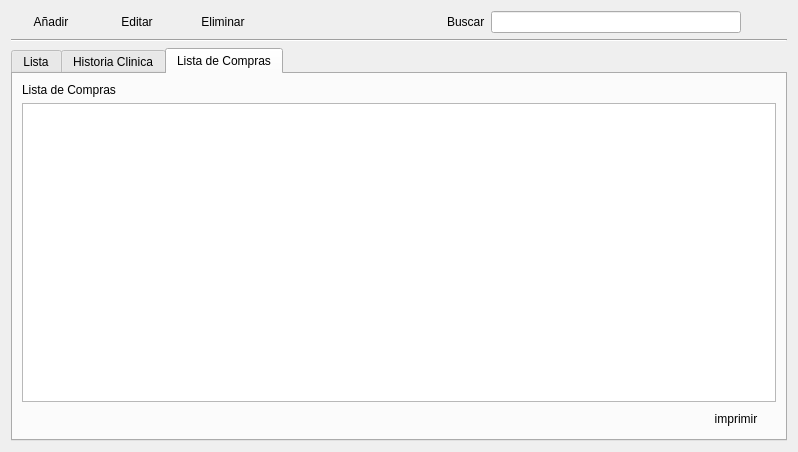
<?xml version="1.0" encoding="UTF-8"?>
<ui version="4.0">
 <class>ui_cliente</class>
 <widget class="QWidget" name="ui_cliente">
  <property name="geometry">
   <rect>
    <x>0</x>
    <y>0</y>
    <width>798</width>
    <height>452</height>
   </rect>
  </property>
  <property name="windowTitle">
   <string>Form</string>
  </property>
  <layout class="QGridLayout" name="gridLayout">
   <item row="0" column="0">
    <layout class="QGridLayout" name="gridLayout_10">
     <item row="0" column="7">
      <widget class="QLineEdit" name="buscar">
       <property name="minimumSize">
        <size>
         <width>250</width>
         <height>0</height>
        </size>
       </property>
       <property name="maximumSize">
        <size>
         <width>250</width>
         <height>16777215</height>
        </size>
       </property>
      </widget>
     </item>
     <item row="0" column="4">
      <spacer name="horizontalSpacer_6">
       <property name="orientation">
        <enum>Qt::Horizontal</enum>
       </property>
       <property name="sizeHint" stdset="0">
        <size>
         <width>40</width>
         <height>20</height>
        </size>
       </property>
      </spacer>
     </item>
     <item row="0" column="8">
      <widget class="QPushButton" name="pushButton_buscar">
       <property name="text">
        <string/>
       </property>
       <property name="icon">
        <iconset resource="../Icons/Icons.qrc">
         <normaloff>:/Icons/1349716430_zoom.png</normaloff>:/Icons/1349716430_zoom.png</iconset>
       </property>
       <property name="shortcut">
        <string>Return</string>
       </property>
       <property name="flat">
        <bool>true</bool>
       </property>
      </widget>
     </item>
     <item row="0" column="2">
      <widget class="QPushButton" name="pushButton_eliminar">
       <property name="sizePolicy">
        <sizepolicy hsizetype="Fixed" vsizetype="Fixed">
         <horstretch>0</horstretch>
         <verstretch>0</verstretch>
        </sizepolicy>
       </property>
       <property name="text">
        <string>Eliminar</string>
       </property>
       <property name="icon">
        <iconset resource="../Icons/Icons.qrc">
         <normaloff>:/Icons/1349716432_round_minus.png</normaloff>:/Icons/1349716432_round_minus.png</iconset>
       </property>
       <property name="shortcut">
        <string>Del</string>
       </property>
       <property name="flat">
        <bool>true</bool>
       </property>
      </widget>
     </item>
     <item row="0" column="1">
      <widget class="QPushButton" name="pushButton_editar">
       <property name="sizePolicy">
        <sizepolicy hsizetype="Fixed" vsizetype="Fixed">
         <horstretch>0</horstretch>
         <verstretch>0</verstretch>
        </sizepolicy>
       </property>
       <property name="text">
        <string>Editar</string>
       </property>
       <property name="icon">
        <iconset resource="../Icons/Icons.qrc">
         <normaloff>:/Icons/1349716425_doc_edit.png</normaloff>:/Icons/1349716425_doc_edit.png</iconset>
       </property>
       <property name="shortcut">
        <string>Ctrl+E</string>
       </property>
       <property name="flat">
        <bool>true</bool>
       </property>
      </widget>
     </item>
     <item row="0" column="5">
      <widget class="QLabel" name="label_3">
       <property name="text">
        <string>Buscar</string>
       </property>
      </widget>
     </item>
     <item row="0" column="0">
      <widget class="QPushButton" name="pushButton_agregar">
       <property name="sizePolicy">
        <sizepolicy hsizetype="Fixed" vsizetype="Fixed">
         <horstretch>0</horstretch>
         <verstretch>0</verstretch>
        </sizepolicy>
       </property>
       <property name="text">
        <string>Añadir</string>
       </property>
       <property name="icon">
        <iconset resource="../Icons/Icons.qrc">
         <normaloff>:/Icons/1349716423_sq_plus.png</normaloff>:/Icons/1349716423_sq_plus.png</iconset>
       </property>
       <property name="shortcut">
        <string>Ctrl+N</string>
       </property>
       <property name="flat">
        <bool>true</bool>
       </property>
      </widget>
     </item>
    </layout>
   </item>
   <item row="1" column="0">
    <widget class="Line" name="line">
     <property name="orientation">
      <enum>Qt::Horizontal</enum>
     </property>
    </widget>
   </item>
   <item row="2" column="0">
    <widget class="QTabWidget" name="tabWidget">
     <property name="enabled">
      <bool>true</bool>
     </property>
     <property name="currentIndex">
      <number>2</number>
     </property>
     <widget class="QWidget" name="list">
      <attribute name="title">
       <string>Lista</string>
      </attribute>
      <layout class="QGridLayout" name="gridLayout_3">
       <item row="0" column="0">
        <layout class="QGridLayout" name="gridLayout_2">
         <item row="4" column="0">
          <spacer name="horizontalSpacer">
           <property name="orientation">
            <enum>Qt::Horizontal</enum>
           </property>
           <property name="sizeHint" stdset="0">
            <size>
             <width>40</width>
             <height>20</height>
            </size>
           </property>
          </spacer>
         </item>
         <item row="0" column="0">
          <widget class="QLabel" name="label_2">
           <property name="sizePolicy">
            <sizepolicy hsizetype="Fixed" vsizetype="Preferred">
             <horstretch>0</horstretch>
             <verstretch>0</verstretch>
            </sizepolicy>
           </property>
           <property name="text">
            <string>Lista de Clientes</string>
           </property>
          </widget>
         </item>
         <item row="4" column="1">
          <widget class="QPushButton" name="pushButton_imprimir_lista">
           <property name="text">
            <string>Imprimir</string>
           </property>
           <property name="icon">
            <iconset>
             <selectedon>:/Icons/1349716391_monotone_printer_hardware.png</selectedon>
            </iconset>
           </property>
           <property name="flat">
            <bool>true</bool>
           </property>
          </widget>
         </item>
         <item row="3" column="0" colspan="2">
          <widget class="QTableView" name="tableView_Clientes"/>
         </item>
        </layout>
       </item>
      </layout>
     </widget>
     <widget class="QWidget" name="history">
      <attribute name="title">
       <string>Historia Clinica</string>
      </attribute>
      <layout class="QGridLayout" name="gridLayout_4">
       <item row="0" column="0">
        <widget class="QLabel" name="label_4">
         <property name="sizePolicy">
          <sizepolicy hsizetype="Fixed" vsizetype="Preferred">
           <horstretch>0</horstretch>
           <verstretch>0</verstretch>
          </sizepolicy>
         </property>
         <property name="text">
          <string>Historia Clinica de Cliente :</string>
         </property>
        </widget>
       </item>
       <item row="0" column="1" rowspan="3">
        <widget class="Line" name="line_2">
         <property name="orientation">
          <enum>Qt::Vertical</enum>
         </property>
        </widget>
       </item>
       <item row="0" column="2">
        <widget class="QLabel" name="label">
         <property name="text">
          <string>Medidas:</string>
         </property>
        </widget>
       </item>
       <item row="1" column="0" rowspan="2">
        <widget class="QTableView" name="tableView_Historia">
         <property name="minimumSize">
          <size>
           <width>220</width>
           <height>0</height>
          </size>
         </property>
         <property name="maximumSize">
          <size>
           <width>350</width>
           <height>16777215</height>
          </size>
         </property>
        </widget>
       </item>
       <item row="1" column="2">
        <layout class="QGridLayout" name="gridLayout_13">
         <item row="0" column="2">
          <widget class="QPushButton" name="NuevoHistorial">
           <property name="sizePolicy">
            <sizepolicy hsizetype="Fixed" vsizetype="Fixed">
             <horstretch>0</horstretch>
             <verstretch>0</verstretch>
            </sizepolicy>
           </property>
           <property name="text">
            <string>Añadir</string>
           </property>
           <property name="icon">
            <iconset resource="../Icons/Icons.qrc">
             <normaloff>:/Icons/1349716423_sq_plus.png</normaloff>:/Icons/1349716423_sq_plus.png</iconset>
           </property>
           <property name="shortcut">
            <string>Ctrl+N</string>
           </property>
           <property name="flat">
            <bool>true</bool>
           </property>
          </widget>
         </item>
         <item row="0" column="3">
          <widget class="QPushButton" name="EditarHistorial">
           <property name="sizePolicy">
            <sizepolicy hsizetype="Fixed" vsizetype="Fixed">
             <horstretch>0</horstretch>
             <verstretch>0</verstretch>
            </sizepolicy>
           </property>
           <property name="text">
            <string>Editar</string>
           </property>
           <property name="icon">
            <iconset resource="../Icons/Icons.qrc">
             <normaloff>:/Icons/1349716425_doc_edit.png</normaloff>:/Icons/1349716425_doc_edit.png</iconset>
           </property>
           <property name="shortcut">
            <string>Ctrl+E</string>
           </property>
           <property name="flat">
            <bool>true</bool>
           </property>
          </widget>
         </item>
         <item row="0" column="4">
          <widget class="QPushButton" name="BorrarHistorial">
           <property name="sizePolicy">
            <sizepolicy hsizetype="Fixed" vsizetype="Fixed">
             <horstretch>0</horstretch>
             <verstretch>0</verstretch>
            </sizepolicy>
           </property>
           <property name="text">
            <string>Eliminar</string>
           </property>
           <property name="icon">
            <iconset resource="../Icons/Icons.qrc">
             <normaloff>:/Icons/1349716432_round_minus.png</normaloff>:/Icons/1349716432_round_minus.png</iconset>
           </property>
           <property name="shortcut">
            <string>Del</string>
           </property>
           <property name="flat">
            <bool>true</bool>
           </property>
          </widget>
         </item>
         <item row="0" column="6">
          <widget class="QPushButton" name="pushButton_Informe">
           <property name="text">
            <string>Informe</string>
           </property>
           <property name="icon">
            <iconset resource="../Icons/Icons.qrc">
             <normaloff>:/Icons/1349716435_cog.png</normaloff>:/Icons/1349716435_cog.png</iconset>
           </property>
           <property name="shortcut">
            <string>Ctrl+I</string>
           </property>
           <property name="flat">
            <bool>true</bool>
           </property>
          </widget>
         </item>
         <item row="0" column="5">
          <spacer name="horizontalSpacer_3">
           <property name="orientation">
            <enum>Qt::Horizontal</enum>
           </property>
           <property name="sizeHint" stdset="0">
            <size>
             <width>40</width>
             <height>20</height>
            </size>
           </property>
          </spacer>
         </item>
        </layout>
       </item>
       <item row="2" column="2">
        <widget class="QFrame" name="frame">
         <property name="maximumSize">
          <size>
           <width>16777215</width>
           <height>10000</height>
          </size>
         </property>
         <property name="frameShape">
          <enum>QFrame::StyledPanel</enum>
         </property>
         <property name="frameShadow">
          <enum>QFrame::Raised</enum>
         </property>
         <layout class="QGridLayout" name="gridLayout_9">
          <item row="0" column="0">
           <layout class="QGridLayout" name="gridLayout_8">
            <property name="sizeConstraint">
             <enum>QLayout::SetFixedSize</enum>
            </property>
            <item row="4" column="6">
             <widget class="QLineEdit" name="lineEdit_ejld">
              <property name="enabled">
               <bool>false</bool>
              </property>
              <property name="alignment">
               <set>Qt::AlignCenter</set>
              </property>
             </widget>
            </item>
            <item row="4" column="5">
             <widget class="QLineEdit" name="lineEdit_cld">
              <property name="enabled">
               <bool>false</bool>
              </property>
              <property name="alignment">
               <set>Qt::AlignCenter</set>
              </property>
             </widget>
            </item>
            <item row="0" column="0">
             <widget class="QLabel" name="label_5">
              <property name="maximumSize">
               <size>
                <width>16777215</width>
                <height>30</height>
               </size>
              </property>
              <property name="text">
               <string>Distancia</string>
              </property>
              <property name="alignment">
               <set>Qt::AlignCenter</set>
              </property>
             </widget>
            </item>
            <item row="0" column="5">
             <widget class="QLabel" name="label_8">
              <property name="text">
               <string>Cilindrico</string>
              </property>
              <property name="alignment">
               <set>Qt::AlignCenter</set>
              </property>
             </widget>
            </item>
            <item row="5" column="6">
             <widget class="QLineEdit" name="lineEdit_ejli">
              <property name="enabled">
               <bool>false</bool>
              </property>
              <property name="alignment">
               <set>Qt::AlignCenter</set>
              </property>
             </widget>
            </item>
            <item row="5" column="7">
             <widget class="QLineEdit" name="lineEdit_dli">
              <property name="enabled">
               <bool>false</bool>
              </property>
              <property name="alignment">
               <set>Qt::AlignCenter</set>
              </property>
             </widget>
            </item>
            <item row="2" column="7">
             <widget class="QLineEdit" name="lineEdit_dcd">
              <property name="enabled">
               <bool>false</bool>
              </property>
              <property name="alignment">
               <set>Qt::AlignCenter</set>
              </property>
             </widget>
            </item>
            <item row="2" column="6">
             <widget class="QLineEdit" name="lineEdit_ejcd">
              <property name="enabled">
               <bool>false</bool>
              </property>
              <property name="alignment">
               <set>Qt::AlignCenter</set>
              </property>
             </widget>
            </item>
            <item row="2" column="2">
             <widget class="QLabel" name="label_15">
              <property name="text">
               <string>Ojo Derecho</string>
              </property>
              <property name="alignment">
               <set>Qt::AlignCenter</set>
              </property>
             </widget>
            </item>
            <item row="3" column="2">
             <widget class="QLabel" name="label_16">
              <property name="text">
               <string>Ojo Izquierdo</string>
              </property>
              <property name="alignment">
               <set>Qt::AlignCenter</set>
              </property>
             </widget>
            </item>
            <item row="0" column="6">
             <widget class="QLabel" name="label_9">
              <property name="text">
               <string>Eje</string>
              </property>
              <property name="alignment">
               <set>Qt::AlignCenter</set>
              </property>
             </widget>
            </item>
            <item row="0" column="4">
             <widget class="QLabel" name="label_7">
              <property name="text">
               <string>Esferico</string>
              </property>
              <property name="alignment">
               <set>Qt::AlignCenter</set>
              </property>
             </widget>
            </item>
            <item row="2" column="4">
             <widget class="QLineEdit" name="lineEdit_ecd">
              <property name="enabled">
               <bool>false</bool>
              </property>
              <property name="alignment">
               <set>Qt::AlignCenter</set>
              </property>
             </widget>
            </item>
            <item row="2" column="0">
             <widget class="QLabel" name="label_11">
              <property name="maximumSize">
               <size>
                <width>16777215</width>
                <height>30</height>
               </size>
              </property>
              <property name="text">
               <string>Cerca</string>
              </property>
              <property name="alignment">
               <set>Qt::AlignCenter</set>
              </property>
             </widget>
            </item>
            <item row="0" column="2">
             <widget class="QLabel" name="label_6">
              <property name="text">
               <string>Ojos</string>
              </property>
              <property name="alignment">
               <set>Qt::AlignCenter</set>
              </property>
             </widget>
            </item>
            <item row="4" column="4">
             <widget class="QLineEdit" name="lineEdit_eld">
              <property name="enabled">
               <bool>false</bool>
              </property>
              <property name="alignment">
               <set>Qt::AlignCenter</set>
              </property>
             </widget>
            </item>
            <item row="5" column="5">
             <widget class="QLineEdit" name="lineEdit_cli">
              <property name="enabled">
               <bool>false</bool>
              </property>
              <property name="alignment">
               <set>Qt::AlignCenter</set>
              </property>
             </widget>
            </item>
            <item row="4" column="0">
             <widget class="QLabel" name="label_13">
              <property name="maximumSize">
               <size>
                <width>16777215</width>
                <height>30</height>
               </size>
              </property>
              <property name="text">
               <string>Lejos</string>
              </property>
              <property name="alignment">
               <set>Qt::AlignCenter</set>
              </property>
             </widget>
            </item>
            <item row="4" column="2">
             <widget class="QLabel" name="label_17">
              <property name="text">
               <string>Ojo Derecho</string>
              </property>
              <property name="alignment">
               <set>Qt::AlignCenter</set>
              </property>
             </widget>
            </item>
            <item row="2" column="1" rowspan="4">
             <widget class="Line" name="line_4">
              <property name="orientation">
               <enum>Qt::Vertical</enum>
              </property>
             </widget>
            </item>
            <item row="5" column="2">
             <widget class="QLabel" name="label_18">
              <property name="text">
               <string>Ojo Izquierdo</string>
              </property>
              <property name="alignment">
               <set>Qt::AlignCenter</set>
              </property>
             </widget>
            </item>
            <item row="4" column="7">
             <widget class="QLineEdit" name="lineEdit_dld">
              <property name="enabled">
               <bool>false</bool>
              </property>
              <property name="alignment">
               <set>Qt::AlignCenter</set>
              </property>
             </widget>
            </item>
            <item row="3" column="7">
             <widget class="QLineEdit" name="lineEdit_dci">
              <property name="enabled">
               <bool>false</bool>
              </property>
              <property name="alignment">
               <set>Qt::AlignCenter</set>
              </property>
             </widget>
            </item>
            <item row="3" column="5">
             <widget class="QLineEdit" name="lineEdit_cci">
              <property name="enabled">
               <bool>false</bool>
              </property>
              <property name="alignment">
               <set>Qt::AlignCenter</set>
              </property>
             </widget>
            </item>
            <item row="3" column="4">
             <widget class="QLineEdit" name="lineEdit_eci">
              <property name="enabled">
               <bool>false</bool>
              </property>
              <property name="alignment">
               <set>Qt::AlignCenter</set>
              </property>
             </widget>
            </item>
            <item row="3" column="0">
             <widget class="QLabel" name="label_12">
              <property name="maximumSize">
               <size>
                <width>16777215</width>
                <height>30</height>
               </size>
              </property>
              <property name="text">
               <string>Cerca</string>
              </property>
              <property name="alignment">
               <set>Qt::AlignCenter</set>
              </property>
             </widget>
            </item>
            <item row="0" column="7">
             <widget class="QLabel" name="label_10">
              <property name="text">
               <string>Distancia Pupilar</string>
              </property>
              <property name="alignment">
               <set>Qt::AlignCenter</set>
              </property>
             </widget>
            </item>
            <item row="5" column="0">
             <widget class="QLabel" name="label_14">
              <property name="maximumSize">
               <size>
                <width>16777215</width>
                <height>30</height>
               </size>
              </property>
              <property name="text">
               <string>Lejos</string>
              </property>
              <property name="alignment">
               <set>Qt::AlignCenter</set>
              </property>
             </widget>
            </item>
            <item row="2" column="5">
             <widget class="QLineEdit" name="lineEdit_ccd">
              <property name="enabled">
               <bool>false</bool>
              </property>
              <property name="alignment">
               <set>Qt::AlignCenter</set>
              </property>
             </widget>
            </item>
            <item row="3" column="6">
             <widget class="QLineEdit" name="lineEdit_ejci">
              <property name="enabled">
               <bool>false</bool>
              </property>
              <property name="alignment">
               <set>Qt::AlignCenter</set>
              </property>
             </widget>
            </item>
            <item row="5" column="4">
             <widget class="QLineEdit" name="lineEdit_eli">
              <property name="enabled">
               <bool>false</bool>
              </property>
              <property name="alignment">
               <set>Qt::AlignCenter</set>
              </property>
             </widget>
            </item>
            <item row="1" column="0" colspan="8">
             <widget class="Line" name="line_3">
              <property name="orientation">
               <enum>Qt::Horizontal</enum>
              </property>
             </widget>
            </item>
            <item row="2" column="3" rowspan="4">
             <widget class="Line" name="line_5">
              <property name="orientation">
               <enum>Qt::Vertical</enum>
              </property>
             </widget>
            </item>
           </layout>
          </item>
          <item row="1" column="0">
           <spacer name="verticalSpacer">
            <property name="orientation">
             <enum>Qt::Vertical</enum>
            </property>
            <property name="sizeHint" stdset="0">
             <size>
              <width>20</width>
              <height>40</height>
             </size>
            </property>
           </spacer>
          </item>
         </layout>
        </widget>
       </item>
      </layout>
     </widget>
     <widget class="QWidget" name="compras">
      <attribute name="title">
       <string>Lista de Compras</string>
      </attribute>
      <layout class="QGridLayout" name="gridLayout_6">
       <item row="0" column="0">
        <layout class="QGridLayout" name="gridLayout_5">
         <item row="0" column="0">
          <widget class="QLabel" name="label_19">
           <property name="sizePolicy">
            <sizepolicy hsizetype="Fixed" vsizetype="Preferred">
             <horstretch>0</horstretch>
             <verstretch>0</verstretch>
            </sizepolicy>
           </property>
           <property name="text">
            <string>Lista de Compras</string>
           </property>
          </widget>
         </item>
         <item row="2" column="0">
          <spacer name="horizontalSpacer_2">
           <property name="orientation">
            <enum>Qt::Horizontal</enum>
           </property>
           <property name="sizeHint" stdset="0">
            <size>
             <width>40</width>
             <height>20</height>
            </size>
           </property>
          </spacer>
         </item>
         <item row="2" column="1">
          <widget class="QPushButton" name="pushButton_imprimir_lc">
           <property name="text">
            <string>imprimir</string>
           </property>
           <property name="icon">
            <iconset>
             <selectedon>:/Icons/1349716391_monotone_printer_hardware.png</selectedon>
            </iconset>
           </property>
           <property name="flat">
            <bool>true</bool>
           </property>
          </widget>
         </item>
         <item row="1" column="0" colspan="2">
          <widget class="QTableView" name="tableView_compras"/>
         </item>
        </layout>
       </item>
      </layout>
     </widget>
    </widget>
   </item>
  </layout>
 </widget>
 <resources>
  <include location="../Icons/Icons.qrc"/>
 </resources>
 <connections/>
</ui>
